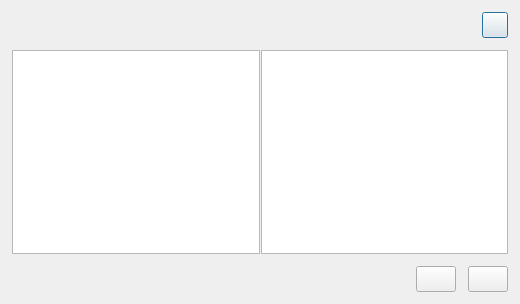
<?xml version="1.0" encoding="UTF-8"?>
<ui version="4.0">
    <class>RaptorRename</class>
    <widget class="QDialog" name="RaptorRename">
        <property name="geometry">
            <rect>
                <x>0</x>
                <y>0</y>
                <width>520</width>
                <height>304</height>
            </rect>
        </property>
        <property name="sizePolicy">
            <sizepolicy hsizetype="Preferred" vsizetype="Preferred">
                <horstretch>0</horstretch>
                <verstretch>0</verstretch>
            </sizepolicy>
        </property>
        <property name="minimumSize">
            <size>
                <width>520</width>
                <height>304</height>
            </size>
        </property>
        <property name="maximumSize">
            <size>
                <width>520</width>
                <height>304</height>
            </size>
        </property>
        <property name="windowTitle">
            <string>Dialog</string>
        </property>
        <layout class="QVBoxLayout" name="_CopyUserLayout">
            <property name="spacing">
                <number>0</number>
            </property>
            <property name="leftMargin">
                <number>0</number>
            </property>
            <property name="topMargin">
                <number>0</number>
            </property>
            <property name="rightMargin">
                <number>0</number>
            </property>
            <property name="bottomMargin">
                <number>0</number>
            </property>
            <item>
                <widget class="QWidget" name="_Stage" native="true">
                    <layout class="QVBoxLayout" name="_StageLayout">
                        <property name="spacing">
                            <number>0</number>
                        </property>
                        <property name="leftMargin">
                            <number>0</number>
                        </property>
                        <property name="topMargin">
                            <number>0</number>
                        </property>
                        <property name="rightMargin">
                            <number>0</number>
                        </property>
                        <property name="bottomMargin">
                            <number>0</number>
                        </property>
                        <item>
                            <widget class="QWidget" name="_Header" native="true">
                                <property name="minimumSize">
                                    <size>
                                        <width>0</width>
                                        <height>50</height>
                                    </size>
                                </property>
                                <property name="maximumSize">
                                    <size>
                                        <width>16777215</width>
                                        <height>50</height>
                                    </size>
                                </property>
                                <property name="styleSheet">
                                    <string notr="true"/>
                                </property>
                                <layout class="QHBoxLayout" name="_HeaderLayout" stretch="8,1,1">
                                    <property name="spacing">
                                        <number>12</number>
                                    </property>
                                    <property name="leftMargin">
                                        <number>12</number>
                                    </property>
                                    <property name="topMargin">
                                        <number>0</number>
                                    </property>
                                    <property name="rightMargin">
                                        <number>12</number>
                                    </property>
                                    <property name="bottomMargin">
                                        <number>0</number>
                                    </property>
                                    <item>
                                        <widget class="QLabel" name="_Title">
                                            <property name="styleSheet">
                                                <string notr="true"/>
                                            </property>
                                            <property name="text">
                                                <string/>
                                            </property>
                                        </widget>
                                    </item>
                                    <item>
                                        <spacer name="_HeaderSpacer">
                                            <property name="orientation">
                                                <enum>Qt::Horizontal</enum>
                                            </property>
                                            <property name="sizeHint" stdset="0">
                                                <size>
                                                    <width>40</width>
                                                    <height>20</height>
                                                </size>
                                            </property>
                                        </spacer>
                                    </item>
                                    <item>
                                        <widget class="QPushButton" name="_Close">
                                            <property name="minimumSize">
                                                <size>
                                                    <width>26</width>
                                                    <height>26</height>
                                                </size>
                                            </property>
                                            <property name="maximumSize">
                                                <size>
                                                    <width>26</width>
                                                    <height>26</height>
                                                </size>
                                            </property>
                                            <property name="styleSheet">
                                                <string notr="true"/>
                                            </property>
                                            <property name="text">
                                                <string/>
                                            </property>
                                            <property name="iconSize">
                                                <size>
                                                    <width>16</width>
                                                    <height>16</height>
                                                </size>
                                            </property>
                                        </widget>
                                    </item>
                                </layout>
                            </widget>
                        </item>
                        <item>
                            <widget class="QWidget" name="_Body" native="true">
                                <layout class="QHBoxLayout" name="_BodyLayout">
                                    <property name="spacing">
                                        <number>0</number>
                                    </property>
                                    <property name="leftMargin">
                                        <number>12</number>
                                    </property>
                                    <property name="topMargin">
                                        <number>0</number>
                                    </property>
                                    <property name="rightMargin">
                                        <number>12</number>
                                    </property>
                                    <property name="bottomMargin">
                                        <number>0</number>
                                    </property>
                                    <item>
                                        <widget class="QSplitter" name="_Splitter">
                                            <property name="orientation">
                                                <enum>Qt::Horizontal</enum>
                                            </property>
                                            <property name="handleWidth">
                                                <number>1</number>
                                            </property>
                                            <property name="childrenCollapsible">
                                                <bool>false</bool>
                                            </property>
                                            <widget class="QTableView" name="_ItemSourceView"/>
                                            <widget class="QTableView" name="_ItemTargetView"/>
                                        </widget>
                                    </item>
                                </layout>
                            </widget>
                        </item>
                        <item>
                            <widget class="QWidget" name="_Footer" native="true">
                                <property name="minimumSize">
                                    <size>
                                        <width>0</width>
                                        <height>50</height>
                                    </size>
                                </property>
                                <property name="maximumSize">
                                    <size>
                                        <width>16777215</width>
                                        <height>50</height>
                                    </size>
                                </property>
                                <layout class="QHBoxLayout" name="_FooterLayout">
                                    <property name="spacing">
                                        <number>12</number>
                                    </property>
                                    <property name="leftMargin">
                                        <number>12</number>
                                    </property>
                                    <property name="topMargin">
                                        <number>0</number>
                                    </property>
                                    <property name="rightMargin">
                                        <number>12</number>
                                    </property>
                                    <property name="bottomMargin">
                                        <number>0</number>
                                    </property>
                                    <item>
                                        <spacer name="_FooterSpacer">
                                            <property name="orientation">
                                                <enum>Qt::Horizontal</enum>
                                            </property>
                                            <property name="sizeHint" stdset="0">
                                                <size>
                                                    <width>40</width>
                                                    <height>20</height>
                                                </size>
                                            </property>
                                        </spacer>
                                    </item>
                                    <item>
                                        <widget class="QPushButton" name="_OK">
                                            <property name="minimumSize">
                                                <size>
                                                    <width>0</width>
                                                    <height>26</height>
                                                </size>
                                            </property>
                                            <property name="maximumSize">
                                                <size>
                                                    <width>16777215</width>
                                                    <height>26</height>
                                                </size>
                                            </property>
                                            <property name="styleSheet">
                                                <string notr="true"/>
                                            </property>
                                            <property name="text">
                                                <string/>
                                            </property>
                                        </widget>
                                    </item>
                                    <item>
                                        <widget class="QPushButton" name="_Cancel">
                                            <property name="minimumSize">
                                                <size>
                                                    <width>0</width>
                                                    <height>26</height>
                                                </size>
                                            </property>
                                            <property name="maximumSize">
                                                <size>
                                                    <width>16777215</width>
                                                    <height>26</height>
                                                </size>
                                            </property>
                                            <property name="styleSheet">
                                                <string notr="true"/>
                                            </property>
                                            <property name="text">
                                                <string/>
                                            </property>
                                        </widget>
                                    </item>
                                </layout>
                            </widget>
                        </item>
                    </layout>
                </widget>
            </item>
        </layout>
    </widget>
    <resources/>
    <connections/>
</ui>
